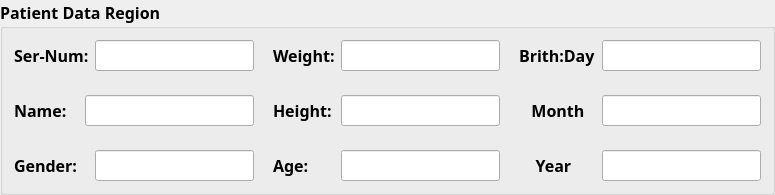
           <widget class="QGroupBox" name="patient_groupBox">
            <property name="sizePolicy">
             <sizepolicy hsizetype="Minimum" vsizetype="Fixed">
              <horstretch>0</horstretch>
              <verstretch>0</verstretch>
             </sizepolicy>
            </property>
            <property name="font">
             <font>
              <family>华文新魏</family>
              <pointsize>12</pointsize>
              <weight>75</weight>
              <bold>true</bold>
             </font>
            </property>
            <property name="title">
             <string>Patient Data Region</string>
            </property>
            <layout class="QGridLayout" name="gridLayout_4">
             <item row="0" column="0">
              <layout class="QHBoxLayout" name="horizontalLayout_25">
               <item>
                <layout class="QVBoxLayout" name="verticalLayout_2">
                 <item>
                  <layout class="QHBoxLayout" name="horizontalLayout_8">
                   <item>
                    <widget class="QLabel" name="number_label">
                     <property name="font">
                      <font>
                       <family>华文新魏</family>
                       <pointsize>12</pointsize>
                       <weight>75</weight>
                       <bold>true</bold>
                      </font>
                     </property>
                     <property name="text">
                      <string>Ser-Num:</string>
                     </property>
                    </widget>
                   </item>
                   <item>
                    <widget class="QLineEdit" name="number_lineEdit">
                     <property name="sizePolicy">
                      <sizepolicy hsizetype="Fixed" vsizetype="Fixed">
                       <horstretch>0</horstretch>
                       <verstretch>0</verstretch>
                      </sizepolicy>
                     </property>
                    </widget>
                   </item>
                  </layout>
                 </item>
                 <item>
                  <spacer name="verticalSpacer">
                   <property name="orientation">
                    <enum>Qt::Vertical</enum>
                   </property>
                   <property name="sizeType">
                    <enum>QSizePolicy::Fixed</enum>
                   </property>
                   <property name="sizeHint" stdset="0">
                    <size>
                     <width>20</width>
                     <height>18</height>
                    </size>
                   </property>
                  </spacer>
                 </item>
                 <item>
                  <layout class="QHBoxLayout" name="horizontalLayout_10">
                   <item>
                    <widget class="QLabel" name="name_label">
                     <property name="font">
                      <font>
                       <family>华文新魏</family>
                       <pointsize>12</pointsize>
                       <weight>75</weight>
                       <bold>true</bold>
                      </font>
                     </property>
                     <property name="text">
                      <string>Name:   </string>
                     </property>
                    </widget>
                   </item>
                   <item>
                    <widget class="QLineEdit" name="name_lineEdit">
                     <property name="sizePolicy">
                      <sizepolicy hsizetype="Expanding" vsizetype="Fixed">
                       <horstretch>0</horstretch>
                       <verstretch>0</verstretch>
                      </sizepolicy>
                     </property>
                    </widget>
                   </item>
                  </layout>
                 </item>
                 <item>
                  <spacer name="verticalSpacer_3">
                   <property name="orientation">
                    <enum>Qt::Vertical</enum>
                   </property>
                   <property name="sizeType">
                    <enum>QSizePolicy::Fixed</enum>
                   </property>
                   <property name="sizeHint" stdset="0">
                    <size>
                     <width>20</width>
                     <height>18</height>
                    </size>
                   </property>
                  </spacer>
                 </item>
                 <item>
                  <layout class="QHBoxLayout" name="horizontalLayout_9">
                   <item>
                    <widget class="QLabel" name="gender_label">
                     <property name="font">
                      <font>
                       <family>华文新魏</family>
                       <pointsize>12</pointsize>
                       <weight>75</weight>
                       <bold>true</bold>
                      </font>
                     </property>
                     <property name="text">
                      <string>Gender:</string>
                     </property>
                    </widget>
                   </item>
                   <item>
                    <widget class="QLineEdit" name="gender_lineEdit">
                     <property name="sizePolicy">
                      <sizepolicy hsizetype="Fixed" vsizetype="Fixed">
                       <horstretch>0</horstretch>
                       <verstretch>0</verstretch>
                      </sizepolicy>
                     </property>
                    </widget>
                   </item>
                  </layout>
                 </item>
                </layout>
               </item>
               <item>
                <spacer name="horizontalSpacer_25">
                 <property name="orientation">
                  <enum>Qt::Horizontal</enum>
                 </property>
                 <property name="sizeType">
                  <enum>QSizePolicy::Fixed</enum>
                 </property>
                 <property name="sizeHint" stdset="0">
                  <size>
                   <width>13</width>
                   <height>20</height>
                  </size>
                 </property>
                </spacer>
               </item>
               <item>
                <layout class="QVBoxLayout" name="verticalLayout_3">
                 <item>
                  <layout class="QHBoxLayout" name="horizontalLayout_13">
                   <item>
                    <widget class="QLabel" name="weight_label">
                     <property name="font">
                      <font>
                       <family>华文新魏</family>
                       <pointsize>12</pointsize>
                       <weight>75</weight>
                       <bold>true</bold>
                      </font>
                     </property>
                     <property name="text">
                      <string>Weight:</string>
                     </property>
                    </widget>
                   </item>
                   <item>
                    <widget class="QLineEdit" name="weight_lineEdit">
                     <property name="sizePolicy">
                      <sizepolicy hsizetype="Fixed" vsizetype="Fixed">
                       <horstretch>0</horstretch>
                       <verstretch>0</verstretch>
                      </sizepolicy>
                     </property>
                    </widget>
                   </item>
                  </layout>
                 </item>
                 <item>
                  <spacer name="verticalSpacer_2">
                   <property name="orientation">
                    <enum>Qt::Vertical</enum>
                   </property>
                   <property name="sizeType">
                    <enum>QSizePolicy::Fixed</enum>
                   </property>
                   <property name="sizeHint" stdset="0">
                    <size>
                     <width>20</width>
                     <height>18</height>
                    </size>
                   </property>
                  </spacer>
                 </item>
                 <item>
                  <layout class="QHBoxLayout" name="horizontalLayout_14">
                   <item>
                    <widget class="QLabel" name="height_label">
                     <property name="font">
                      <font>
                       <family>华文新魏</family>
                       <pointsize>12</pointsize>
                       <weight>75</weight>
                       <bold>true</bold>
                      </font>
                     </property>
                     <property name="text">
                      <string>Height:</string>
                     </property>
                    </widget>
                   </item>
                   <item>
                    <widget class="QLineEdit" name="height_lineEdit">
                     <property name="sizePolicy">
                      <sizepolicy hsizetype="Fixed" vsizetype="Fixed">
                       <horstretch>0</horstretch>
                       <verstretch>0</verstretch>
                      </sizepolicy>
                     </property>
                    </widget>
                   </item>
                  </layout>
                 </item>
                 <item>
                  <spacer name="verticalSpacer_16">
                   <property name="orientation">
                    <enum>Qt::Vertical</enum>
                   </property>
                   <property name="sizeType">
                    <enum>QSizePolicy::Fixed</enum>
                   </property>
                   <property name="sizeHint" stdset="0">
                    <size>
                     <width>20</width>
                     <height>18</height>
                    </size>
                   </property>
                  </spacer>
                 </item>
                 <item>
                  <layout class="QHBoxLayout" name="horizontalLayout_15">
                   <item>
                    <widget class="QLabel" name="age_label">
                     <property name="font">
                      <font>
                       <family>华文新魏</family>
                       <pointsize>12</pointsize>
                       <weight>75</weight>
                       <bold>true</bold>
                      </font>
                     </property>
                     <property name="text">
                      <string>Age:</string>
                     </property>
                    </widget>
                   </item>
                   <item>
                    <widget class="QLineEdit" name="age_lineEdit">
                     <property name="sizePolicy">
                      <sizepolicy hsizetype="Fixed" vsizetype="Fixed">
                       <horstretch>0</horstretch>
                       <verstretch>0</verstretch>
                      </sizepolicy>
                     </property>
                    </widget>
                   </item>
                  </layout>
                 </item>
                </layout>
               </item>
               <item>
                <spacer name="horizontalSpacer_28">
                 <property name="orientation">
                  <enum>Qt::Horizontal</enum>
                 </property>
                 <property name="sizeType">
                  <enum>QSizePolicy::Fixed</enum>
                 </property>
                 <property name="sizeHint" stdset="0">
                  <size>
                   <width>13</width>
                   <height>20</height>
                  </size>
                 </property>
                </spacer>
               </item>
               <item>
                <layout class="QVBoxLayout" name="verticalLayout_9">
                 <item>
                  <layout class="QHBoxLayout" name="horizontalLayout_2">
                   <item>
                    <widget class="QLabel" name="birth_label_4">
                     <property name="font">
                      <font>
                       <family>华文新魏</family>
                       <pointsize>12</pointsize>
                       <weight>75</weight>
                       <bold>true</bold>
                      </font>
                     </property>
                     <property name="text">
                      <string>Brith:Day</string>
                     </property>
                    </widget>
                   </item>
                   <item>
                    <widget class="QLineEdit" name="day_lineEdit">
                     <property name="sizePolicy">
                      <sizepolicy hsizetype="Fixed" vsizetype="Fixed">
                       <horstretch>0</horstretch>
                       <verstretch>0</verstretch>
                      </sizepolicy>
                     </property>
                    </widget>
                   </item>
                  </layout>
                 </item>
                 <item>
                  <spacer name="verticalSpacer_19">
                   <property name="orientation">
                    <enum>Qt::Vertical</enum>
                   </property>
                   <property name="sizeType">
                    <enum>QSizePolicy::Fixed</enum>
                   </property>
                   <property name="sizeHint" stdset="0">
                    <size>
                     <width>20</width>
                     <height>18</height>
                    </size>
                   </property>
                  </spacer>
                 </item>
                 <item>
                  <layout class="QHBoxLayout" name="horizontalLayout_6">
                   <item>
                    <widget class="QLabel" name="birth_label_3">
                     <property name="font">
                      <font>
                       <family>华文新魏</family>
                       <pointsize>12</pointsize>
                       <weight>75</weight>
                       <bold>true</bold>
                      </font>
                     </property>
                     <property name="text">
                      <string>   Month</string>
                     </property>
                    </widget>
                   </item>
                   <item>
                    <widget class="QLineEdit" name="month_lineEdit">
                     <property name="sizePolicy">
                      <sizepolicy hsizetype="Fixed" vsizetype="Fixed">
                       <horstretch>0</horstretch>
                       <verstretch>0</verstretch>
                      </sizepolicy>
                     </property>
                    </widget>
                   </item>
                  </layout>
                 </item>
                 <item>
                  <spacer name="verticalSpacer_20">
                   <property name="orientation">
                    <enum>Qt::Vertical</enum>
                   </property>
                   <property name="sizeType">
                    <enum>QSizePolicy::Fixed</enum>
                   </property>
                   <property name="sizeHint" stdset="0">
                    <size>
                     <width>20</width>
                     <height>18</height>
                    </size>
                   </property>
                  </spacer>
                 </item>
                 <item>
                  <layout class="QHBoxLayout" name="horizontalLayout_7">
                   <item>
                    <widget class="QLabel" name="birth_label_2">
                     <property name="font">
                      <font>
                       <family>华文新魏</family>
                       <pointsize>12</pointsize>
                       <weight>75</weight>
                       <bold>true</bold>
                      </font>
                     </property>
                     <property name="text">
                      <string>    Year</string>
                     </property>
                    </widget>
                   </item>
                   <item>
                    <widget class="QLineEdit" name="year_lineEdit">
                     <property name="sizePolicy">
                      <sizepolicy hsizetype="Fixed" vsizetype="Fixed">
                       <horstretch>0</horstretch>
                       <verstretch>0</verstretch>
                      </sizepolicy>
                     </property>
                    </widget>
                   </item>
                  </layout>
                 </item>
                </layout>
               </item>
              </layout>
             </item>
            </layout>
           </widget>
